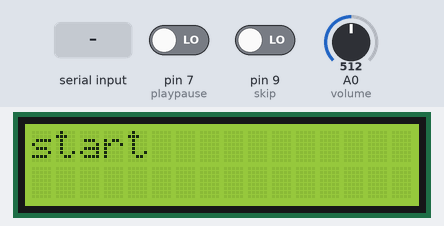
A sketch run on a simulated Arduino Uno, built with avr-gcc and run on an emulated ATmega328P. Shown: 16×2 character LCD. Inputs (shaded band) come from the test bench; at power-on: pin 7 (playpause) LOW, pin 9 (skip) LOW, A0 (volume) = 512. What the sketch prints to the serial monitor is not drawn.

Above: at 1.2 s.
1.3 s: "1" received over Serial
At 2.4 s:
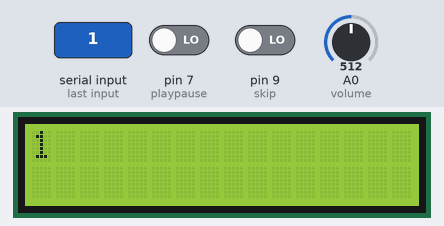
3.2 s: byte 0 ('\0') received over Serial
At 3.9 s:
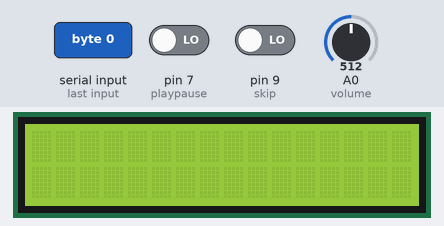
4.9 s: "0" received over Serial
At 6.5 s:
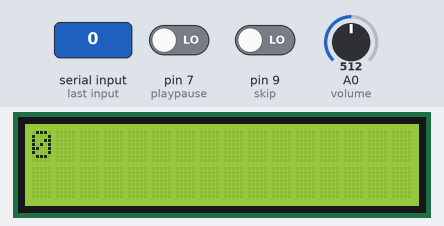
Timing chart, 0 to 8.0 s (numbered marks = the images above; inputs shaded):
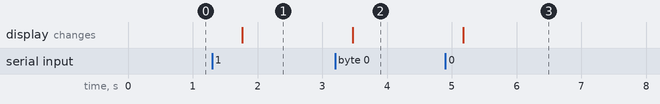

Measured:
- after the input at 1.3 s, the display: changes after 0.47 s (image 1)
- after the input at 3.2 s, the display: changes after 0.27 s (image 2)
- after the input at 4.9 s, the display: changes after 0.28 s (image 3)

The sketch:

arduino.ino
```cpp
// include the library code:
#include <LiquidCrystal.h>

// initialize the library with the numbers of the interface pins
LiquidCrystal lcd(12, 11, 5, 4, 3, 2);
const int playpause = 7;
const int skip = 9;
const int volume = A0;
void setup() {
  Serial.begin(115200);
  Serial.setTimeout(1);
  lcd.begin(16, 2);
  lcd.print("start");
  pinMode(playpause, INPUT);
  pinMode(skip, INPUT);
}

void loop() {

  //Reads sensor info
  int playpauseread = digitalRead(playpause);
  int skipread = digitalRead(skip);
  int volumeread = analogRead(volume);

  int linenr;
  char serial_byte;

  //Transmits sensor info
  Serial.print(playpauseread);
  Serial.print(skipread);
  Serial.println(volumeread);
  delay(400);

  if (Serial.available()) {
    delay(100);  //wait some time for the data to fully be read
    lcd.clear();

    //Writes on the lcd
    while (Serial.available() > 0)
  {
    serial_byte = Serial.read();
    switch (serial_byte) {
        case '\1':
        lcd.setCursor(0,1);
        break;
        case '\0':
        lcd.setCursor(0,0);
        break;
        default:
        lcd.print(char(serial_byte));
  }
}
}
}
```
